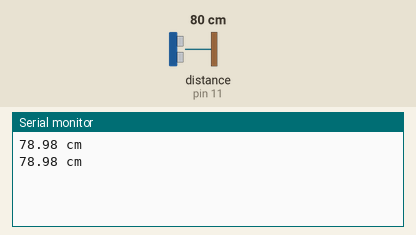
This sketch was run on a simulated Arduino Uno, built with avr-gcc and run on an emulated ATmega328P. Parts: the last lines printed to the serial monitor. Wiring (inferred from the names in the program): ultrasonic range finder: trigger pin 12; echo pin 11. The inputs (shaded band) are chosen by the test bench; at power-on: distance to the obstacle (sensor on pin 11) 80 cm. The echo pulse lasts 58.3 µs per cm.

Above: at 1.8 s.
1.9 s: distance to the obstacle (sensor on pin 11) set to 2 cm
At 2.4 s:
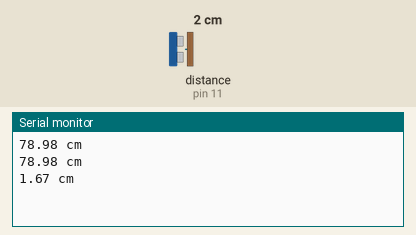
3.4 s: distance to the obstacle (sensor on pin 11) set to 4 cm
At 4.8 s:
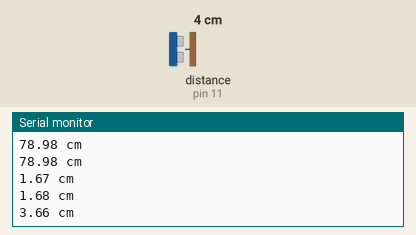
Timing chart, 0 to 6.4 s (numbered marks = the images above; inputs shaded):
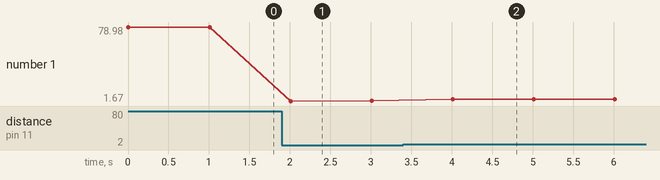

The sketch:

Ultrasonic_dari_Robotika.ino
```cpp
int trig_pin = 12; //Mendefinisikan pin trigger sensor ke pin 2 arduino
int echo_pin = 11; //Mendefinisikan pin echo sensor ke pin 3 arduino
long echotime; //Mendefinisikan output sensor dalam bentuk satuan waktu
float distance; //Mendefinisikan output sensor dalam bentuk jarak

void setup() {
  Serial.begin(9600); //inisisasi
  pinMode(trig_pin, OUTPUT); //Mendefinisikan trigger sebagai output
  pinMode(echo_pin, INPUT); //Mendefinisikan echp sebagai input
  digitalWrite(trig_pin, LOW); //memposisikan trigger ke mode off
}
void loop() {
  digitalWrite(trig_pin, HIGH); //memposisikan trigger ke mode on
  delayMicroseconds(10); //memberi delay 10mS
  digitalWrite(trig_pin, LOW); //memposisikan trigger ke mode off
  echotime= pulseIn(echo_pin, HIGH); //mendefinisikan pulsa yang masuk sebagai echotime
  distance= 0.0001*((float)echotime*340.0)/2.0; //mengkonversi echotime ke dalam satuan jarak
  Serial.print(distance); //Mencetak hasil pembacaan ke serial monitor
  Serial.println(" cm"); //Memberi satuan cm ke hasil pembacaan
  delay(1000);
}
```

Measured:
- after the input at 1.9 s, the serial monitor: prints a new line after 0.11 s (image 1)
- after the input at 3.4 s, the serial monitor: prints a new line after 0.61 s (image 2)
- plotted number 1: 78.98 → 1.68 after the input at 1.9 s, 1.68 → 3.66 after the input at 3.4 s
